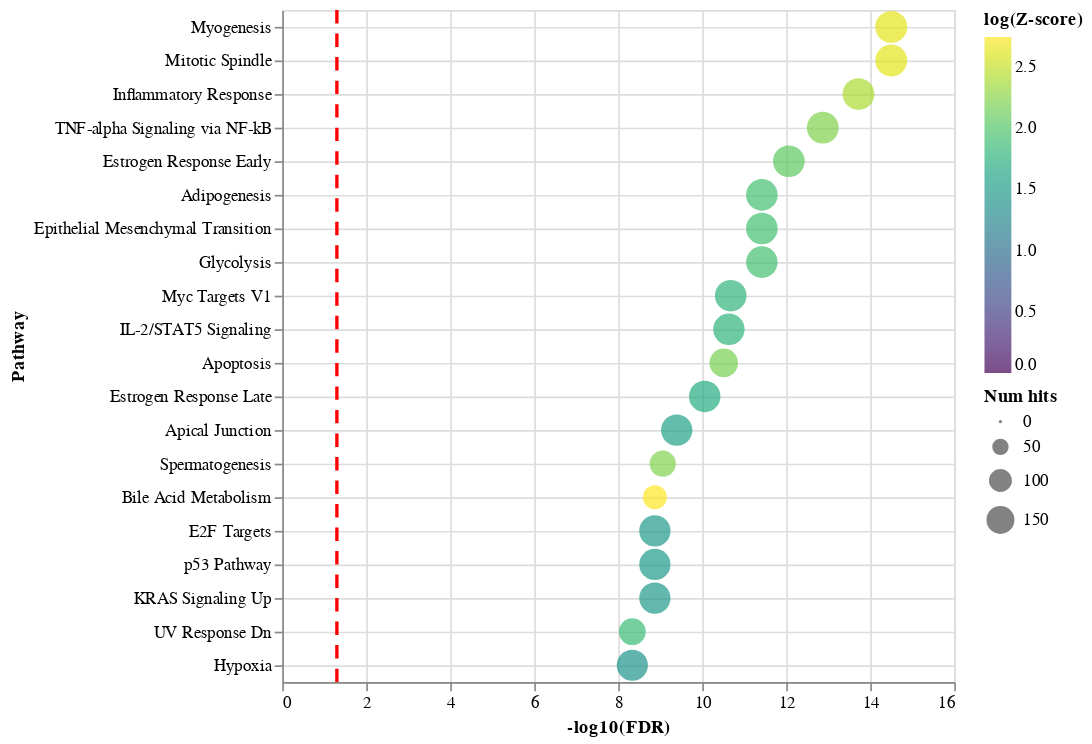

Here is the notebook cell this chart was saved with:
### Code cell
epl.enrichment_dotplot(df, n=20, hue='Z-score', log=True)

### Figure 1 — Vega-Lite specification as saved in the notebook (floating-point values rounded to 4 significant figures; data arrays with more than 128 entries replaced by an {"elided": "..."} marker saying what was removed)
{"config": {"view": {"continuousWidth": 400, "continuousHeight": 300}, "axis": {"grid": true}}, "layer": [{"data": {"name": "data-ca0c5fdaaa4a30c02673da71989228a7"}, "mark": "circle", "encoding": {"color": {"field": "log(Z-score)", "scale": {"domainMin": 0, "scheme": "viridis"}, "type": "quantitative"}, "size": {"field": "Num hits", "type": "quantitative"}, "x": {"field": "-log10(FDR)", "type": "quantitative"}, "y": {"field": "Pathway", "sort": {"encoding": "x", "order": "descending"}, "type": "nominal"}}}, {"data": {"name": "empty"}, "mark": {"type": "rule", "color": "red", "strokeDash": [8, 6], "strokeWidth": 2}, "encoding": {"x": {"datum": 1.301}}}], "$schema": "https://vega.github.io/schema/vega-lite/v4.17.0.json", "datasets": {"data-ca0c5fdaaa4a30c02673da71989228a7": [{"Rank": 1, "Term name": "Myogenesis", "P-value": 1.004e-16, "Z-score": 13.95, "Combined score": 513.9, "Overlapping genes": {"elided": "196 str values"}, "Adjusted p-value": 3.161e-15, "Old p-value": 0, "Old adjusted p-value": 0, "Num hits": 196, "-log10(FDR)": 14.5, "Pathway": "Myogenesis", "log(Z-score)": 2.636}, {"Rank": 2, "Term name": "Mitotic Spindle", "P-value": 1.265e-16, "Z-score": 13.88, "Combined score": 508.1, "Overlapping genes": {"elided": "195 str values"}, "Adjusted p-value": 3.161e-15, "Old p-value": 0, "Old adjusted p-value": 0, "Num hits": 195, "-log10(FDR)": 14.5, "Pathway": "Mitotic Spindle", "log(Z-score)": 2.63}, {"Rank": 3, "Term name": "Inflammatory Response", "P-value": 1.143e-15, "Z-score": 11.1, "Combined score": 381.9, "Overlapping genes": {"elided": "195 str values"}, "Adjusted p-value": 1.904e-14, "Old p-value": 0, "Old adjusted p-value": 0, "Num hits": 195, "-log10(FDR)": 13.72, "Pathway": "Inflammatory Response", "log(Z-score)": 2.407}, {"Rank": 4, "Term name": "TNF-alpha Signaling via NF-kB", "P-value": 1.078e-14, "Z-score": 9.2, "Combined score": 295.9, "Overlapping genes": {"elided": "194 str values"}, "Adjusted p-value": 1.348e-13, "Old p-value": 0, "Old adjusted p-value": 0, "Num hits": 194, "-log10(FDR)": 12.87, "Pathway": "TNF-alpha Signaling via NF-kB", "log(Z-score)": 2.219}, {"Rank": 5, "Term name": "Estrogen Response Early", "P-value": 8.681e-14, "Z-score": 7.843, "Combined score": 235.9, "Overlapping genes": {"elided": "193 str values"}, "Adjusted p-value": 8.681e-13, "Old p-value": 0, "Old adjusted p-value": 0, "Num hits": 193, "-log10(FDR)": 12.06, "Pathway": "Estrogen Response Early", "log(Z-score)": 2.06}, {"Rank": 6, "Term name": "Adipogenesis", "P-value": 6.085e-13, "Z-score": 6.825, "Combined score": 192.0, "Overlapping genes": {"elided": "192 str values"}, "Adjusted p-value": 3.803e-12, "Old p-value": 0, "Old adjusted p-value": 0, "Num hits": 192, "-log10(FDR)": 11.42, "Pathway": "Adipogenesis", "log(Z-score)": 1.921}, {"Rank": 7, "Term name": "Epithelial Mesenchymal Transition", "P-value": 6.085e-13, "Z-score": 6.825, "Combined score": 192.0, "Overlapping genes": {"elided": "192 str values"}, "Adjusted p-value": 3.803e-12, "Old p-value": 0, "Old adjusted p-value": 0, "Num hits": 192, "-log10(FDR)": 11.42, "Pathway": "Epithelial Mesenchymal Transition", "log(Z-score)": 1.921}, {"Rank": 8, "Term name": "Glycolysis", "P-value": 6.085e-13, "Z-score": 6.825, "Combined score": 192.0, "Overlapping genes": {"elided": "192 str values"}, "Adjusted p-value": 3.803e-12, "Old p-value": 0, "Old adjusted p-value": 0, "Num hits": 192, "-log10(FDR)": 11.42, "Pathway": "Glycolysis", "log(Z-score)": 1.921}, {"Rank": 9, "Term name": "Myc Targets V1", "P-value": 3.774e-12, "Z-score": 6.033, "Combined score": 158.7, "Overlapping genes": {"elided": "191 str values"}, "Adjusted p-value": 2.097e-11, "Old p-value": 0, "Old adjusted p-value": 0, "Num hits": 191, "-log10(FDR)": 10.68, "Pathway": "Myc Targets V1", "log(Z-score)": 1.797}, {"Rank": 10, "Term name": "IL-2/STAT5 Signaling", "P-value": 4.633e-12, "Z-score": 6.001, "Combined score": 156.6, "Overlapping genes": {"elided": "190 str values"}, "Adjusted p-value": 2.317e-11, "Old p-value": 0, "Old adjusted p-value": 0, "Num hits": 190, "-log10(FDR)": 10.64, "Pathway": "IL-2/STAT5 Signaling", "log(Z-score)": 1.792}, {"Rank": 11, "Term name": "Apoptosis", "P-value": 6.753e-12, "Z-score": 8.858, "Combined score": 227.8, "Overlapping genes": {"elided": "156 str values"}, "Adjusted p-value": 3.069e-11, "Old p-value": 0, "Old adjusted p-value": 0, "Num hits": 156, "-log10(FDR)": 10.51, "Pathway": "Apoptosis", "log(Z-score)": 2.181}, {"Rank": 12, "Term name": "Estrogen Response Late", "P-value": 2.096e-11, "Z-score": 5.4, "Combined score": 132.8, "Overlapping genes": {"elided": "190 str values"}, "Adjusted p-value": 8.733e-11, "Old p-value": 0, "Old adjusted p-value": 0, "Num hits": 190, "-log10(FDR)": 10.06, "Pathway": "Estrogen Response Late", "log(Z-score)": 1.686}, {"Rank": 13, "Term name": "Apical Junction", "P-value": 1.053e-10, "Z-score": 4.882, "Combined score": 112.2, "Overlapping genes": {"elided": "189 str values"}, "Adjusted p-value": 4.051e-10, "Old p-value": 0, "Old adjusted p-value": 0, "Num hits": 189, "-log10(FDR)": 9.392, "Pathway": "Apical Junction", "log(Z-score)": 1.586}, {"Rank": 14, "Term name": "Spermatogenesis", "P-value": 2.443e-10, "Z-score": 9.285, "Combined score": 205.5, "Overlapping genes": {"elided": "131 str values"}, "Adjusted p-value": 8.724e-10, "Old p-value": 0, "Old adjusted p-value": 0, "Num hits": 131, "-log10(FDR)": 9.059, "Pathway": "Spermatogenesis", "log(Z-score)": 2.228}, {"Rank": 15, "Term name": "Bile Acid Metabolism", "P-value": 4.237e-10, "Z-score": 15.58, "Combined score": 336.2, "Overlapping genes": ["PECR", "SLC35B2", "SLC23A2", "SLC23A1", "AQP9", "CYP46A1", "PEX26", "NR3C2", "FADS2", "LIPE", "SCP2", "FDXR", "LONP2", "MLYCD", "FADS1", "NUDT12", "ABCG8", "GSTK1", "PHYH", "ACSL1", "DIO1", "DIO2", "PIPOX", "ACSL5", "CYP27A1", "CYP39A1", "SULT2B1", "GNPAT", "AR", "CH25H", "SOAT2", "RBP1", "PEX11G", "SLC27A2", "ABCG4", "SLC27A5", "OPTN", "IDI1", "RETSAT", "PEX11A", "PRDX5", "ATXN1", "ISOC1", "HACL1", "HAO1", "ABCA1", "ABCA2", "ABCA5", "ABCA6", "ABCA3", "IDH1", "EPHX2", "ABCA4", "IDH2", "ABCA9", "DHCR24", "NR0B2", "BMP6", "SULT1B1", "AMACR", "PXMP2", "GCLM", "BCAR3", "ABCD2", "ABCD3", "CROT", "TFCP2L1", "SERPINA6", "SLC22A18", "ABCD1", "APOA1", "PEX1", "CYP7B1", "PEX7", "NPC1", "LCK", "PEX6", "CAT", "ALDH1A1", "EFHC1", "AGXT", "SLC29A1", "ALDH9A1", "PAOX", "AKR1D1", "NR1I2", "HSD17B4", "HSD17B6", "HSD17B11", "CYP7A1", "RXRA", "TTR", "GC", "RXRG", "PEX16", "HSD3B7", "PEX19", "PNPLA8", "HSD3B1", "NR1H4", "BBOX1", "PEX12", "CYP8B1", "PEX13", "SOD1", "GNMT", "KLF1", "NEDD4", "ALDH8A1", "PFKM"], "Adjusted p-value": 1.341e-09, "Old p-value": 0, "Old adjusted p-value": 0, "Num hits": 110, "-log10(FDR)": 8.872, "Pathway": "Bile Acid Metabolism", "log(Z-score)": 2.746}, {"Rank": 16, "Term name": "E2F Targets", "P-value": 4.829e-10, "Z-score": 4.45, "Combined score": 95.46, "Overlapping genes": {"elided": "188 str values"}, "Adjusted p-value": 1.341e-09, "Old p-value": 0, "Old adjusted p-value": 0, "Num hits": 188, "-log10(FDR)": 8.872, "Pathway": "E2F Targets", "log(Z-score)": 1.493}, {"Rank": 17, "Term name": "p53 Pathway", "P-value": 4.829e-10, "Z-score": 4.45, "Combined score": 95.46, "Overlapping genes": {"elided": "188 str values"}, "Adjusted p-value": 1.341e-09, "Old p-value": 0, "Old adjusted p-value": 0, "Num hits": 188, "-log10(FDR)": 8.872, "Pathway": "p53 Pathway", "log(Z-score)": 1.493}, {"Rank": 18, "Term name": "KRAS Signaling Up", "P-value": 4.829e-10, "Z-score": 4.45, "Combined score": 95.46, "Overlapping genes": {"elided": "188 str values"}, "Adjusted p-value": 1.341e-09, "Old p-value": 0, "Old adjusted p-value": 0, "Num hits": 188, "-log10(FDR)": 8.872, "Pathway": "KRAS Signaling Up", "log(Z-score)": 1.493}, {"Rank": 19, "Term name": "UV Response Dn", "P-value": 1.84e-09, "Z-score": 6.521, "Combined score": 131.2, "Overlapping genes": {"elided": "138 str values"}, "Adjusted p-value": 4.622e-09, "Old p-value": 0, "Old adjusted p-value": 0, "Num hits": 138, "-log10(FDR)": 8.335, "Pathway": "UV Response Dn", "log(Z-score)": 1.875}, {"Rank": 20, "Term name": "Hypoxia", "P-value": 2.034e-09, "Z-score": 4.085, "Combined score": 81.75, "Overlapping genes": {"elided": "187 str values"}, "Adjusted p-value": 4.622e-09, "Old p-value": 0, "Old adjusted p-value": 0, "Num hits": 187, "-log10(FDR)": 8.335, "Pathway": "Hypoxia", "log(Z-score)": 1.407}], "empty": [{}]}}
